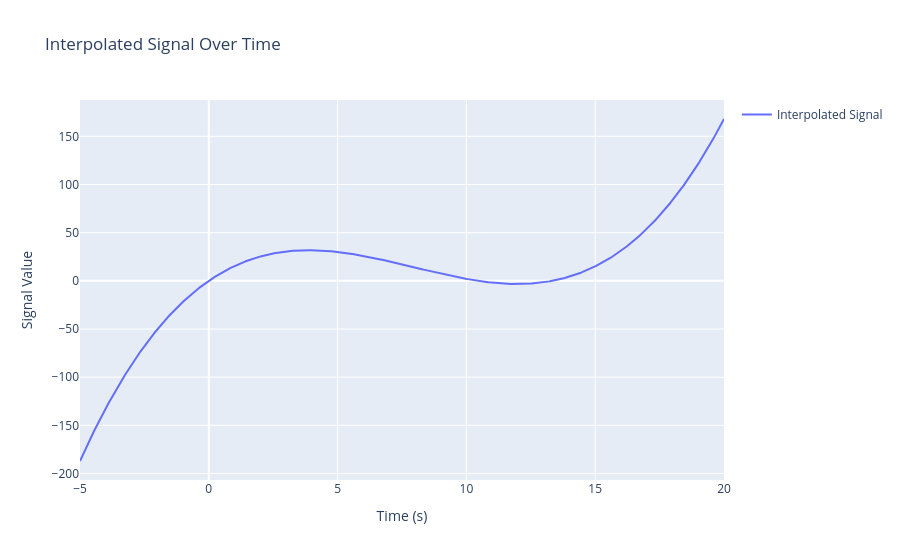

This figure's notebook cell:
### Code cell
# Create a Plotly figure
fig = go.Figure()

# Add the interpolated signal trace
fig.add_trace(go.Scatter(
    x=times,
    y=signal_values,
    mode='lines',
    name='Interpolated Signal'
))

# Update the layout of the figure
fig.update_layout(
    title='Interpolated Signal Over Time',
    xaxis_title='Time (s)',
    yaxis_title='Signal Value',
    showlegend=True
)

# Show the figure
fig.show()

### Figure 1 — Plotly figure (JSON) as saved in the notebook; plotly's stock layout.template omitted (floating-point values rounded to 4 significant figures; data arrays with more than 128 entries replaced by an {"elided": "..."} marker saying what was removed)
{"data": [{"mode": "lines", "name": "Interpolated Signal", "type": "scatter", "x": {"elided": "1000 float values"}, "y": {"elided": "1000 float values"}}], "layout": {"showlegend": true, "title": {"text": "Interpolated Signal Over Time"}, "xaxis": {"title": {"text": "Time (s)"}}, "yaxis": {"title": {"text": "Signal Value"}}}}
